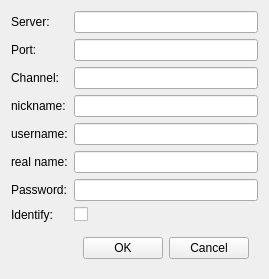
<?xml version="1.0" encoding="UTF-8"?>
<ui version="4.0">
 <class>ServerSelectWidget</class>
 <widget class="QWidget" name="ServerSelectWidget">
  <property name="geometry">
   <rect>
    <x>0</x>
    <y>0</y>
    <width>249</width>
    <height>260</height>
   </rect>
  </property>
  <property name="windowTitle">
   <string>new connection</string>
  </property>
  <property name="windowOpacity">
   <double>1.000000000000000</double>
  </property>
  <layout class="QGridLayout" name="gridLayout">
   <item row="4" column="0">
    <widget class="QLabel" name="label_5">
     <property name="text">
      <string>username:</string>
     </property>
    </widget>
   </item>
   <item row="5" column="1">
    <widget class="QLineEdit" name="realnameEdit">
     <property name="maxLength">
      <number>120</number>
     </property>
    </widget>
   </item>
   <item row="4" column="1">
    <widget class="QLineEdit" name="usernameEdit">
     <property name="maxLength">
      <number>80</number>
     </property>
    </widget>
   </item>
   <item row="5" column="0">
    <widget class="QLabel" name="label_6">
     <property name="text">
      <string>real name:</string>
     </property>
    </widget>
   </item>
   <item row="8" column="1">
    <widget class="QWidget" name="widget" native="true">
     <layout class="QHBoxLayout" name="horizontalLayout">
      <item>
       <widget class="QPushButton" name="okButton">
        <property name="text">
         <string>OK</string>
        </property>
       </widget>
      </item>
      <item>
       <widget class="QPushButton" name="cancelButton">
        <property name="text">
         <string>Cancel</string>
        </property>
       </widget>
      </item>
     </layout>
    </widget>
   </item>
   <item row="0" column="0">
    <widget class="QLabel" name="label">
     <property name="text">
      <string>Server:</string>
     </property>
    </widget>
   </item>
   <item row="1" column="0">
    <widget class="QLabel" name="label_2">
     <property name="text">
      <string>Port:</string>
     </property>
    </widget>
   </item>
   <item row="0" column="1">
    <widget class="QLineEdit" name="serverEdit">
     <property name="maxLength">
      <number>200</number>
     </property>
    </widget>
   </item>
   <item row="3" column="0">
    <widget class="QLabel" name="label_4">
     <property name="text">
      <string>nickname:</string>
     </property>
    </widget>
   </item>
   <item row="2" column="1">
    <widget class="QLineEdit" name="channelEdit">
     <property name="maxLength">
      <number>80</number>
     </property>
    </widget>
   </item>
   <item row="1" column="1">
    <widget class="QLineEdit" name="portEdit">
     <property name="maxLength">
      <number>5</number>
     </property>
    </widget>
   </item>
   <item row="3" column="1">
    <widget class="QLineEdit" name="nicknameEdit">
     <property name="maxLength">
      <number>80</number>
     </property>
    </widget>
   </item>
   <item row="2" column="0">
    <widget class="QLabel" name="label_3">
     <property name="text">
      <string>Channel:</string>
     </property>
    </widget>
   </item>
   <item row="6" column="1">
    <widget class="QLineEdit" name="passwordEdit">
     <property name="inputMethodHints">
      <set>Qt::ImhHiddenText|Qt::ImhNoAutoUppercase|Qt::ImhNoPredictiveText|Qt::ImhSensitiveData</set>
     </property>
     <property name="echoMode">
      <enum>QLineEdit::Password</enum>
     </property>
    </widget>
   </item>
   <item row="6" column="0">
    <widget class="QLabel" name="label_7">
     <property name="text">
      <string>Password:</string>
     </property>
    </widget>
   </item>
   <item row="7" column="0">
    <widget class="QLabel" name="label_8">
     <property name="text">
      <string>Identify:</string>
     </property>
    </widget>
   </item>
   <item row="7" column="1">
    <widget class="QCheckBox" name="identifyCheck">
     <property name="text">
      <string/>
     </property>
    </widget>
   </item>
  </layout>
 </widget>
 <resources/>
 <connections/>
</ui>
